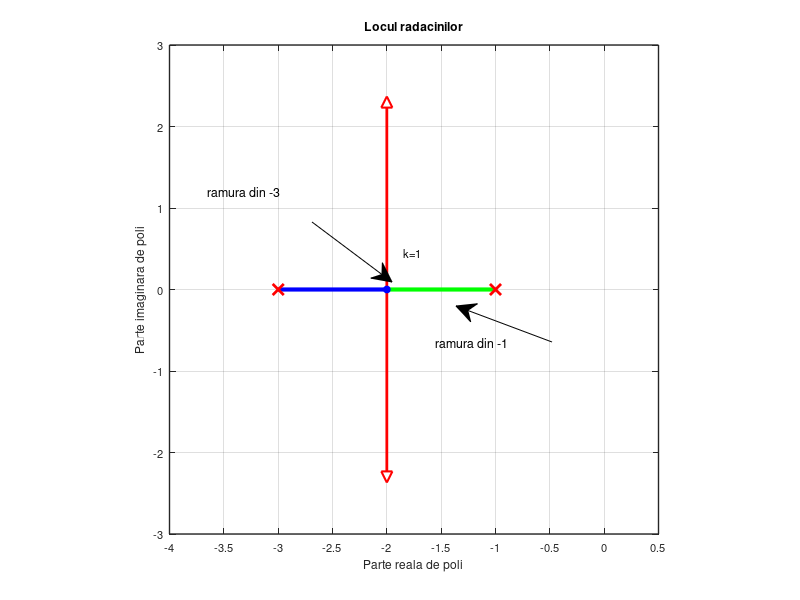

Write MATLAB code to recreate this figure.
clear;
clc;
close all;

figure('Color','w');
hold on;
grid on;
box on;

%% Axes limits and ticks
xlim([-4 0.5]);
ylim([-3 3]);

xticks(-4:0.5:0.5);
yticks(-3:1:3);

xlabel('Parte reala de poli');
ylabel('Parte imaginara de poli');
title('Locul radacinilor');

%% Draw root locus branches

% Branch from -3 to -2, blue
plot([-3 -2], [0 0], 'b', 'LineWidth', 3);

% Branch from -1 to -2, green
plot([-1 -2], [0 0], 'g', 'LineWidth', 3);

% Vertical asymptote/branches through -2, red
plot([-2 -2], [-2.3 2.3], 'r', 'LineWidth', 2);

% Red arrow heads
plot(-2, 2.3, '^', 'Color', 'r', 'MarkerFaceColor', 'w', ...
     'MarkerSize', 8, 'LineWidth', 1.5);

plot(-2, -2.3, 'v', 'Color', 'r', 'MarkerFaceColor', 'w', ...
     'MarkerSize', 8, 'LineWidth', 1.5);

%% Open-loop poles
plot(-3, 0, 'rx', 'MarkerSize', 8, 'LineWidth', 2);
plot(-1, 0, 'rx', 'MarkerSize', 8, 'LineWidth', 2);

%% Breakaway point
plot(-2, 0, 'bo', 'MarkerSize', 5, 'MarkerFaceColor', 'b');

%% Text labels
text(-3.65, 1.2, 'ramura din -3', 'FontSize', 9);
text(-1.55, -0.65, 'ramura din -1', 'FontSize', 9);
text(-1.85, 0.45, 'k=1', 'FontSize', 8);

%% Arrows for labels
annotation('textarrow', [0.39 0.49], [0.63 0.53], ...
           'String', '', 'Color', 'k');

annotation('textarrow', [0.69 0.57], [0.43 0.49], ...
           'String', '', 'Color', 'k');

%% Make the plot visually similar
axis square;

set(gca, 'FontSize', 8);
set(gca, 'LineWidth', 1);

hold off;
